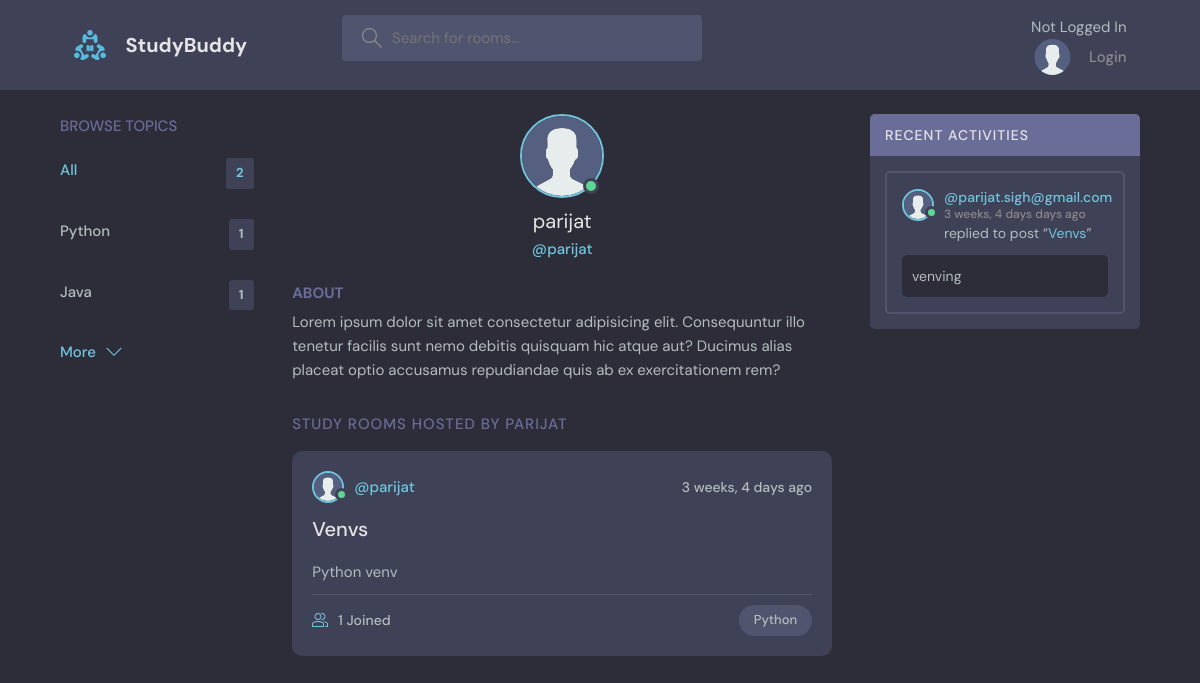
Page /profile/1/ on the committed database.
### base/models.py (models this page shows)
class Topic(models.Model):
    name = models.CharField(max_length=200)
    def __str__(self):
        return self.name

class User(AbstractUser):
    name = models.CharField(max_length=200, null=True)
    email = models.EmailField(unique=True, null=True)
    bio = models.TextField(null=True)
    avatar = models.ImageField(null=True, default="avatar.svg")
    USERNAME_FIELD = 'email'
    REQUIRED_FIELDS = []

class Room(models.Model):
    host = models.ForeignKey(User, on_delete=models.SET_NULL, null=True)
    topic = models.ForeignKey(Topic, on_delete=models.SET_NULL, null=True)
    name = models.CharField(max_length=200)
    description = models.TextField(null=True, blank=True)
    participants = models.ManyToManyField(User, related_name='participants', blank=True)
    updated = models.DateTimeField(auto_now=True)
    created = models.DateTimeField(auto_now_add=True)
    class Meta:
        ordering = ['-updated', '-created']
    def __str__(self):
        return self.name

class Message(models.Model):
    user = models.ForeignKey(User, on_delete=models.CASCADE)
    room = models.ForeignKey(Room, on_delete=models.CASCADE)
    body = models.TextField()
    updated = models.DateTimeField(auto_now=True)
    created = models.DateTimeField(auto_now_add=True)
    class Meta:
        ordering = ['-updated', '-created']
    def __str__(self):
        return self.body[0:50]

### base/views.py (the view)
# urls.py: path('profile/<str:pk>/', views.userProfile, name = "user-profile"),
def userProfile(request, pk):
    user = User.objects.get(id=pk)
    rooms = user.room_set.all()
    room_messages = user.message_set.all()
    topics = Topic.objects.all()
    context = {'user':user,'rooms' : rooms, 'room_messages': room_messages, 'topics' : topics}
    return render(request, 'base/profile.html', context)

### base/templates/base/profile.html (shortened to what this page needs)
{% extends 'main.html' %}
{% block content %}
  <main class="profile-page layout layout--3">
    <div class="container">
        {% include 'base/topics_component.html' %}
      <div class="roomList">
        <div class="profile">
          <div class="profile__avatar">
            <div class="avatar avatar--large active">
              <img src="{{user.avatar.url}}" />
            </div>
          </div>
          <div class="profile__info">
            <h3>{{user.username}}</h3>
            <p>@{{user.username}}</p>
          </div>
          <div class="profile__about">
            <h3>About</h3>
            <p>
              Lorem ipsum dolor sit amet consectetur adipisicing elit. Consequuntur illo tenetur
              facilis sunt nemo debitis quisquam hic atque aut? Ducimus alias placeat optio
              accusamus repudiandae quis ab ex exercitationem rem?
            </p>
          </div>
        </div>
        <div class="roomList__header">
          <div>
            <h2>Study Rooms Hosted by {{user.username}}</a>
            </h2>
          </div>
        </div>
        {% include 'base/feed_component.html' %}
      </div>
        {% include 'base/activity_component.html' %}
    </div>
  </main>
{% endblock %}

### templates/main.html (shortened to what this page needs)
<!DOCTYPE html>
{% load static %}
<html lang="en">
  <head>
    <link rel="stylesheet" href="{% static 'styles/style.css' %}" />
  </head>
  <body>
    {% include 'navbar.html' %}
    {% block content%}
    {% endblock %}
  </body>
</html>

### templates/navbar.html (shortened to what this page needs)
{% load static %}
<header class="header header--loggedIn">
    <div class="container">
      <a href="{% url 'home' %}" class="header__logo">
        <img src="{% static 'images/logo.svg' %}" />
        <h1>StudyBuddy</h1>
      </a>
      <form class="header__search" method = "GET" action="{% url 'home' %}">
        <label>
          <input name="q" placeholder="Search for rooms..." />
        </label>
      </form>
      <nav class="header__menu">
        {% if request.user.is_authenticated %}
        <div class="header__user">
          <a href="{% url 'user-profile' request.user.id %}">
            <div class="avatar avatar--medium active">
              <img src="{{request.user.avatar.url}}" />
            </div>
            <p>{{request.user.username}} <span>@{{request.user.username}}</span></p>
          </a>
          <button class="dropdown-button">
            <svg version="1.1" xmlns="http://www.w3.org/2000/svg" width="32" height="32" viewBox="0 0 32 32">
              <title>chevron-down</title>
              <path d="M16 21l-13-13h-3l16 16 16-16h-3l-13 13z"></path>
            </svg>
          </button>
        </div>
        {% else %}
        Not Logged In
        <a href="{% url 'login' %}">
          <img src="{% static 'images/avatar.svg' %}" />
          <p>Login</p>
        </a>
        {% endif %}
      </nav>
    </div>
  </header>

### base/templates/base/topics_component.html
<div class="topics">
    <div class="topics__header">
      <h2>Browse Topics</h2>
    </div>
    <ul class="topics__list">
      <li>
        <a href="{% url 'home' %}" class="active">All <span>{{topics.count}}</span></a>
      </li>
      {% for topic in topics %}
      <li>
        <a href="{% url 'home' %}?q={{topic.name}}">{{topic.name}} <span>{{topic.room_set.all.count}}</span></a>
      </li>
      {% endfor %}
    </ul>
    <a class="btn btn--link" href="{% url 'topics' %}">
      More
      <svg version="1.1" xmlns="http://www.w3.org/2000/svg" width="32" height="32" viewBox="0 0 32 32">
        <title>chevron-down</title>
        <path d="M16 21l-13-13h-3l16 16 16-16h-3l-13 13z"></path>
      </svg>
    </a>
  </div>

### base/templates/base/feed_component.html (shortened to what this page needs)
{% for room in rooms %}
<div class="roomListRoom">
    <div class="roomListRoom__header">
      <a href="{% url 'user-profile' room.host.id %}" class="roomListRoom__author">
        <div class="avatar avatar--small active">
          <img src="{{room.host.avatar.url}}" />
        </div>
        <span>@{{room.host.username}}</span>
      </a>
      <div class="roomListRoom__actions">
        <span>{{room.created|timesince}} ago</span>
      </div>
    </div>
    <div class="roomListRoom__content">
      <a href="{% url 'room' room.id %}">{{room.name}}</a>
      <p>
        {{room.description}}
      </p>
    </div>
    <div class="roomListRoom__meta">
      <a href="{% url 'room' room.id %}" class="roomListRoom__joined">
        {{room.participants.all.count}} Joined
      </a>
      <p class="roomListRoom__topic">{{room.topic}}</p>
    </div>
</div>
{% endfor %}

### base/templates/base/activity_component.html (shortened to what this page needs)
<div class="activities">
    <div class="activities__header">
      <h2>Recent Activities</h2>
    </div>
    {% for message in room_messages %}
    <div class="activities__box">
      <div class="activities__boxHeader roomListRoom__header">
        <a href="{% url 'user-profile' message.user.id %}" class="roomListRoom__author">
          <div class="avatar avatar--small active">
            <img src="{{message.user.avatar.url}}" />
          </div>
          <p>
            @{{message.user}}
            <span>{{message.created|timesince}} days ago</span>
          </p>
        </a>
      </div>
      <div class="activities__boxContent">
        <p>replied to post “<a href="{% url 'room' message.room.id %}">{{message.room}}</a>”</p>
        <div class="activities__boxRoomContent">
            {{message}}
        </div>
      </div>
    </div>
    {% endfor %}
  </div>

### rows in the picture
Topic: name "Python", room_set.all.count "1"
Topic: name "Java", room_set.all.count "1"
User: avatar (placeholder picture), username "parijat", username "PARIJAT"
Room: host.avatar (placeholder picture), host.username "parijat", created "3 weeks, 4 days", name "Venvs", description "Python venv", participants.all.count "1", topic "Python"
Message: user.avatar (placeholder picture), user "parijat.sigh@gmail.com", created "3 weeks, 4 days", room "Venvs", body "venving"

### other values in the picture
{{ topics.count }} "2"
